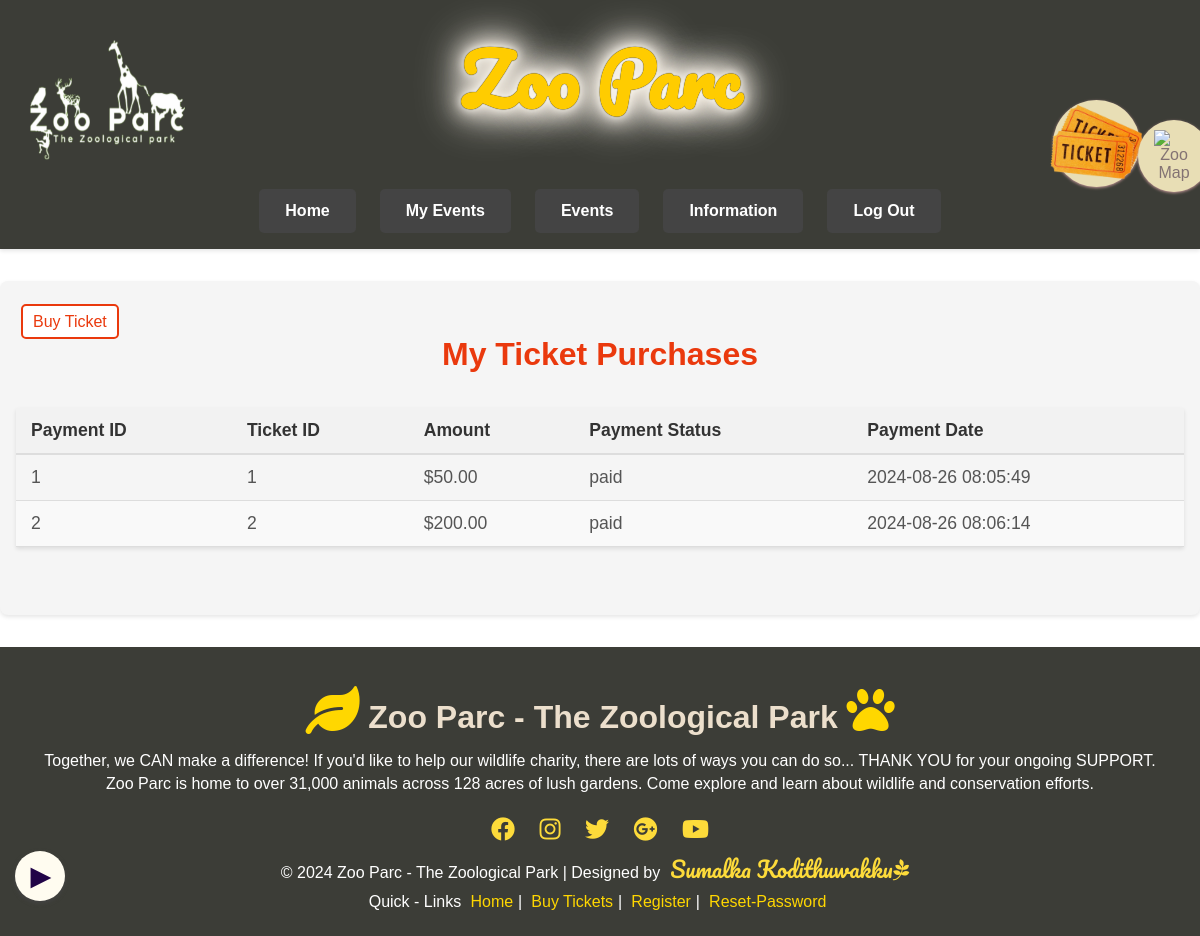
The app's page /view_my_tickets.php (signed in) with its own data.
### tables this page shows
CREATE TABLE IF NOT EXISTS `member_ticket_payments` (
  `payment_id` int NOT NULL AUTO_INCREMENT,
  `user_id` int NOT NULL,
  `ticket_id` int NOT NULL,
  `amount` decimal(10,2) NOT NULL,
  `payment_status` enum('paid','unpaid') NOT NULL DEFAULT 'unpaid',
  `payment_date` datetime DEFAULT NULL,
  PRIMARY KEY (`payment_id`),
  UNIQUE KEY `ticket_id` (`ticket_id`),
  KEY `member_id` (`user_id`)
);

### view_my_tickets.php (the view, shortened to what this page needs)
<?php
$servername = "localhost";
$username = "root";
$password = "";
$dbname = "zoo_website";
$conn = new mysqli($servername, $username, $password, $dbname);
$user_id = $_SESSION['user_id'];
$sql = "SELECT payment_id, ticket_id, amount, payment_status, payment_date FROM member_ticket_payments WHERE user_id = ?";
$stmt = $conn->prepare($sql);
$stmt->bind_param("i", $user_id);
$stmt->execute();
$result = $stmt->get_result();
?>
<!DOCTYPE html>
<html lang="en">
<head>
    <link rel="stylesheet" href="https://cdnjs.cloudflare.com/ajax/libs/font-awesome/6.6.0/css/all.min.css" />
    <link rel="stylesheet" href="https://cdnjs.cloudflare.com/ajax/libs/font-awesome/5.15.4/css/all.min.css">
    <link href="https://fonts.googleapis.com/css2?family=Dancing+Script:wght@400..700&family=Sevillana&display=swap" rel="stylesheet"><link rel="stylesheet" href="style/index.css">
    <link rel="stylesheet" href="style/index.css">
    <link rel="stylesheet" href="style/ticket_table.css">
    <link rel="stylesheet" href="style/scroll up music.css">
    <link rel="stylesheet" href="style/ticket-btn.css">
    <link rel="stylesheet" href="style/map-btn.css">
    <link rel="stylesheet" href="style/loader.css">
</head>
<body>
<header>
        <div class="header-container">
                <a href="member_dashboard.php" class="logo">
                    <img src="img/logo.png" alt="Zoo Parc Logo">
                </a>
                <div class="title-nav">
                    <h1>Zoo Parc
                    </h1>
                    <nav>
                        <ul>
                        <li><a href="member_dashboard.php" class="nav-btn">Home</a></li>
                        <li><a href="member_view_events.php" class="nav-btn">My Events</a></li>
                        <li><a href="view_events_member.php"  class="nav-btn">Events</a></li>
                        <li><a href="contact_form.php" class="nav-btn">Information</a></li>
                        <li class="log-out"><a href="logout.php" class="nav-btn">Log Out</a></li>
                        </ul>
                    </nav>
                </div>
        </div>
</header>
        <main>
    <a href="tickets.php" class="t-btn">Buy Ticket</a>
        <h2>My Ticket Purchases</h2>
        <table>
            <thead>
                <tr>
                    <th>Payment ID</th>
                    <th>Ticket ID</th>
                    <th>Amount</th>
                    <th>Payment Status</th>
                    <th>Payment Date</th>
                </tr>
            </thead>
            <tbody>
                <?php if ($result->num_rows > 0): ?>
                    <?php while($row = $result->fetch_assoc()): ?>
                        <tr>
                            <td><?php echo htmlspecialchars($row['payment_id']); ?></td>
                            <td><?php echo htmlspecialchars($row['ticket_id']); ?></td>
                            <td>$<?php echo htmlspecialchars($row['amount']); ?></td>
                            <td><?php echo htmlspecialchars($row['payment_status']); ?></td>
                            <td><?php echo htmlspecialchars($row['payment_date']); ?></td>
                        </tr>
                    <?php endwhile; ?>
                <?php else: ?>
                    <tr>
                        <td colspan="5">No ticket purchases found.</td>
                    </tr>
                <?php endif; ?>
            </tbody>
        </table>
                </main>
</body>
<footer
  class="footer">
    <br>
    <div class="footer-bottom">
      <div class="footer-section about">
        <div class="social-icons">
            <p class="footer-head"><i class="fas fa-leaf icon"></i>
                Zoo Parc - The Zoological Park
          <i class="fas fa-paw icon"></i> <br></p>
          <p>Together, we CAN make a difference! If you'd like to help our wildlife charity,
             there are lots of ways you can do so... THANK YOU for your ongoing SUPPORT.</p>
    <p>Zoo Parc is home to over 31,000 animals across 128 acres of lush gardens.
         Come explore and learn about wildlife and conservation efforts.</p> <br>
         <a href="#"><i class="fab fa-facebook"></i></a>
        <a href="#"><i class="fab fa-instagram"></i></a>
        <a href="#"><i class="fab fa-twitter"></i></a>
        <a href="#"><i class="fab fa-google-plus"></i></a>
        <a href="#"><i class="fab fa-youtube"></i></a>
        <p> &copy; 2024 Zoo Parc - The Zoological Park |
            Designed by<a href="https://www.instagram.com/luna.layl_/" class="btn-su"
            target="_blank" >Sumalka Kodithuwakku<i class="fab fa-pagelines icon-lv" id="icon-lv"></i></a></p>
        </div>
        </div>
    </div>
    <div class="quick-links">
        <p> Quick - Links
          <a href="member_dashboard.php" class="quick-link-btn">Home</a>|
          <a href="tickets.php" class="quick-link-btn">Buy Tickets</a>|
          <a href="registration.php" class="quick-link-btn">Register</a>|
          <a href="forgot_password.php" class="quick-link-btn">Reset-Password</a> </p>
      </div>
</footer>
<div id="audio-control">
  <button id="musicPlaying">&#9654;</button>
</div>
     <div class="floating-cart">
        <a href="view_my_tickets.php" class="cart-btn">
            <img src="img/ticket-icon.png" alt="Buy Ticket">
        </a>
     <div class="floating-map">
        <a href="ZooMapmem.html" class="map-btn">
            <img src="img/map.gif" alt="Zoo Map">
        </a>
</html>

### style/index.css (style rules this page uses)
body { font-family: 'Arial', sans-serif; margin: 0; padding: 0; background-color: white; color: #333; }
header { background-color: #3C3D37; padding: 1em 0; text-align: center; box-shadow: 0 2px 4px rgba(0, 0, 0, 0.1); position: relative; }
.header-container { display: flex; justify-content: center; align-items: center; width: 90%; max-width: auto; margin: auto; }
.logo { position: absolute; top: 40px; left: 30px; }
.logo img { max-width: 155px; height:120px; }
.title-nav { display: flex; flex-direction: column; align-items: center; width: 100%; }
nav { margin-top: 0px; }
nav ul { list-style: none; padding: 0; margin: 0; display: flex; justify-content: center; gap: 1.5em; align-items: center; }
nav ul li { margin: 0; }
nav ul li a { background-color: #d23939; color: white; text-decoration: none; padding: 0.7em 1.5em; transition: background-color 0.3s, transform 0.3s, color 0.3s; font-weight: bold; border: 2px solid transparent; border-radius: 5px; display: inline-block; transition: background-color 0.3s, color 0.3s; }
.nav-btn { background-color: #444; color: white; text-decoration: none; padding: 0.7em 1.5em; transition: background-color 0.3s, transform 0.3s, color 0.3s; font-weight: bold; border: 2px solid transparent; border-radius: 5px; display: inline-block; }
main { padding: 2em 1em; max-width: 900px; margin: 2em auto; background-color: white; box-shadow: 0 2px 4px rgba(0, 0, 0, 0.1); border-radius: 8px; }
h2 { font-family: 'Comic Sans MS', sans-serif; text-align: center; margin-top: 5px; color: #3C3D37; margin-bottom: 0.5em; font-size: 2em; font-weight: bold; }
footer { background-color: #3C3D37; color: #fff; padding: 20px 0; text-align: center; font-family: 'Arial', sans-serif; position: relative; bottom: 0; width: 100%; }
footer p { margin: 5px 0; color: #fff; }
footer .social-icons { margin-top: 1px; }
footer .social-icons a { margin: 0 10px; color: #fddb3a; text-decoration: none; font-size: 24px; }
footer .social-icons .btn-su { color: fddb3a; font-size: 22px; font-family: 'Pacifico', cursive; }
footer .social-icons .icon { font-size: 1.5em; color: #ffd700; }
footer .social-icons .icon-lv { color: #fddb3a; font-size: 22px; }
footer .footer-head { font-family: 'Comic Sans MS', sans-serif; text-align: center; margin-top: 1px; color: #ECDFCC; margin-bottom: 0.5em; font-size: 2em; font-weight: bold; }
.quick-links .quick-link-btn { text-decoration: none; width: 600px; color: #ffd700; padding: 0.3em; }

### style/ticket_table.css (style rules this page uses)
main { padding: 2em 1em; max-width: 1300px; margin: 2em auto; background-color: whitesmoke; box-shadow: 0 2px 4px rgba(0, 0, 0, 0.1); border-radius: 8px; }
h2 { color: rgb(234, 57, 13); }
table { width: 100%; border-collapse: collapse; margin: 2em 0; font-size: 1.1em; font-family: 'Arial', sans-serif; text-align: left; box-shadow: 0 2px 4px rgba(0, 0, 0, 0.1); }
table thead { background-color: #f2f2f2; }
table thead tr th { padding: 12px 15px; border-bottom: 2px solid #ddd; font-weight: bold; color: #333; }
table tbody tr td { padding: 12px 15px; border-bottom: 1px solid #ddd; color: #555; }
table tbody tr:nth-child(even) { background-color: #f9f9f9; }

### style/scroll up music.css (style rules this page uses)
#audio-control { position: fixed; bottom: 40px; left: 20px; z-index: 9999; background-color: #fffcf0; padding: 10px; border-radius: 50%; color: rgb(255, 0, 0); box-shadow: 0 2px 4px #444; transition: background-color 0.3s, transform 0.3s; display: flex; justify-content: center; align-items: center; width: 20px; height: 20px; }
#audio-control button { color: #210447; border: none; padding: 1em; border-radius: 50%; cursor: pointer; font-size: 25px; background-color: #fffcf0; transition: background-color 0.3s, transform 0.3s; box-shadow: 0 2px 4px #444; font-weight: bold; display: flex; justify-content: center; align-items: center; width: 20px; height: 20px; }

### style/ticket-btn.css (style rules this page uses)
.floating-cart { position: fixed; top: 100px; right: 60px; text-align: center; z-index: 1000; animation: float 3s ease-in-out infinite; }
.cart-btn { background-color: #e8deb5; color: rgb(131, 115, 115); padding: 1em; border: none; border-radius: 50%; cursor: pointer; font-size: 1em; box-shadow: 0 1px 3px #c49898; transition: background-color 0.3s, transform 0.3s; display: flex; justify-content: center; align-items: center; width: 55px; height: 55px; text-decoration: none; position: relative; }
.cart-btn img { width: 100px; height: auto; transition: transform 0.3s; }

### records on screen
member_ticket_payments: payment_id "1", ticket "1", amount "50.00", payment_status "paid", payment_date "2024-08-26 08:05:49"
member_ticket_payments: payment_id "2", ticket "2", amount "200.00", payment_status "paid", payment_date "2024-08-26 08:06:14"
